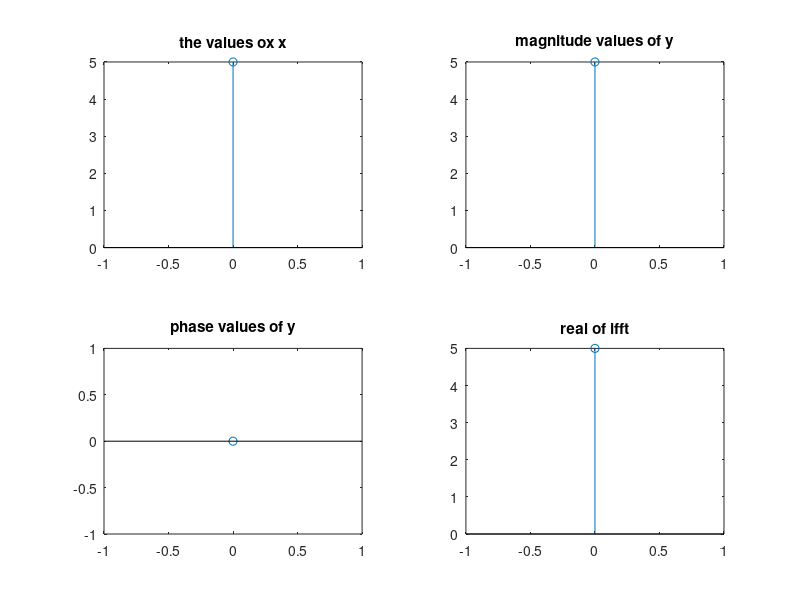

Recreate this plot in MATLAB.
clc;
clear all;
close all;
x=input('Enter the sequence')
N=length(x);
y=fft(x,N)
mag=abs(y)
phase=angle(y)
phase1=phase*(180/pi);
%verification%							
yi=ifft(y)
yd=real(yi)
subplot(2,2,1)
n=0:1:length(x)-1;
stem(n,x)
title('the values ox x');
subplot(2,2,2)
stem(n,mag)
title('magnitude values of y');
subplot(2,2,3)
stem(n,phase1)
title('phase values of y');	
subplot(2,2,4)
stem(n,yd)
title('real of ifft')
	                                                                  
